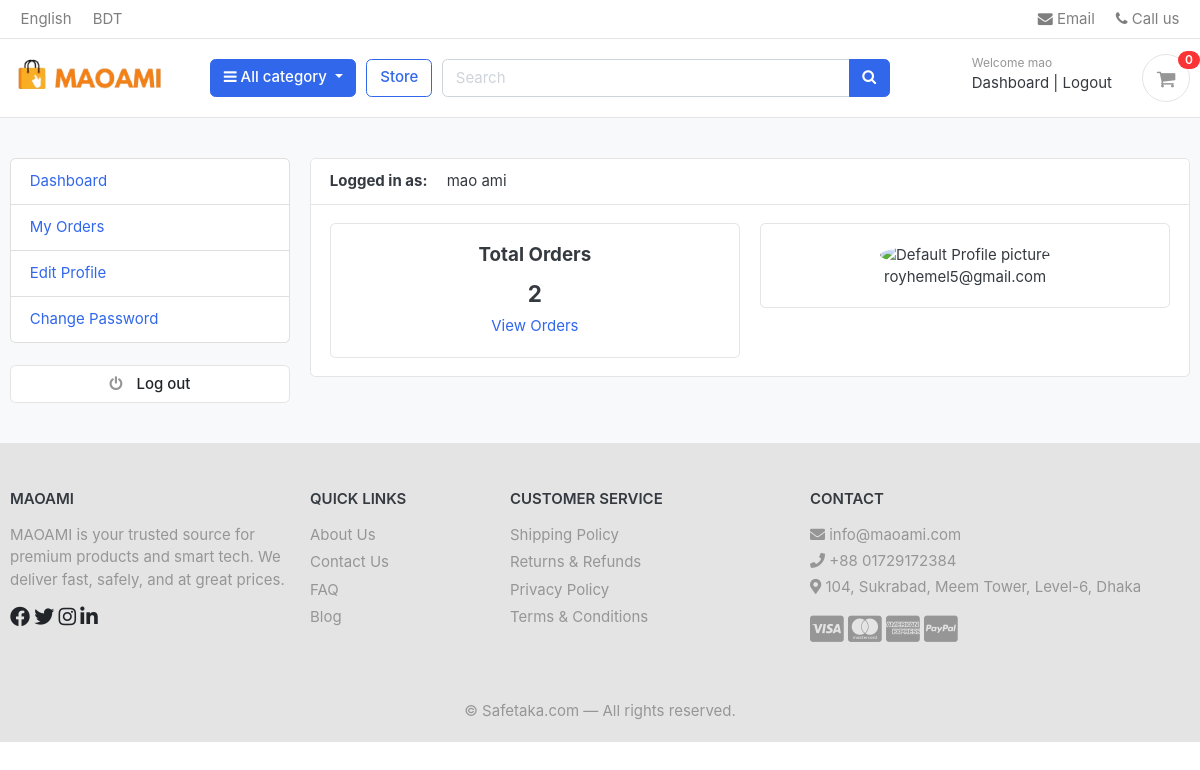
Screenshot of /accounts/dashboard/ (signed in) with the database file from the repository.
### accounts/models.py (models this page shows, shortened)
class Account(AbstractBaseUser):
    first_name = models.CharField(max_length=50)
    last_name = models.CharField(max_length=50)
    username = models.CharField(max_length=50, unique=True)
    email = models.EmailField(max_length=100, unique=True)
    phone_number = models.CharField(max_length=50)
    date_joined = models.DateTimeField(auto_now_add=True)
    last_login = models.DateTimeField(auto_now=True)
    is_admin = models.BooleanField(default=False)
    is_staff = models.BooleanField(default=False)
    is_active = models.BooleanField(default=False)
    is_superadmin = models.BooleanField(default=False)
    USERNAME_FIELD = 'email'
    REQUIRED_FIELDS = ['username', 'first_name', 'last_name']
    objects = MyAccountManager()
    def full_name(self):
        return f'{self.first_name} {self.last_name}'

### accounts/views.py (the view)
# urls.py: path('dashboard/', views.dashboard, name='dashboard'),
@login_required(login_url='login')
def dashboard(request):
    orders = Order.objects.order_by('-created_at').filter(user_id=request.user.id, is_ordered=True)
    orders_count = orders.count()
    userprofile, created = UserProfile.objects.get_or_create(user=request.user)
    context = {
        'orders_count': orders_count,
        'userprofile': userprofile,
    }
    return render(request, 'accounts/dashboard.html', context)

### carts/context_processors.py (called while the page is built)
def counter(request):
    cart_count = 0
    if 'admin' in request.path:
        return {}
    else:
        try:
            cart = Cart.objects.filter(card_id=_cart_id(request))
            cart_items = CartItem.objects.all().filter(Cart=cart[:1])
            for cart_item in cart_items:
                cart_count += cart_item.quantity
        except Cart.DoesNotExist:
            cart_count = 0
    return dict(cart_count=cart_count)

### carts/views.py (called while the page is built)
def _cart_id(request):
    cart = request.session.session_key
    if not cart:
        cart = request.session.create()
    return cart

### category/context_processors.py (called while the page is built)
def menu_links(request):
    links = category.objects.all()
    return dict(links=links)

### category/models.py (called while the page is built)
    def get_url(self):
            return reverse('products_by_category', args=[self.slug])

### templates/accounts/dashboard.html (shortened to what this page needs)
{% extends 'base.html' %}
{% load static %}
{% block content %}
<section class="section-conten padding-y bg">
<div class="container">
	<div class="row">
	{% include 'includes/dashboard_sidebar.html' %}
	<main class="col-md-9">
		<article class="card">
		<header class="card-header">
			<strong class="d-inline-block mr-3">Logged in as: </strong>
			<span>{{ user.full_name }}</span>
		</header>
		<div class="card-body">
			<div class="row">
				<div class="col-md-6">
					<div class="card" style="text-align:center;">
						<div class="card-body">
							<h5 class="card-title">Total Orders</h5>
							<h4>{{orders_count}}</h4>
							<a href="{% url 'my_orders' %}">View Orders</a>
						</div>
					</div>
				</div>
				<div class="col-md-6">
					<div class="card" style="text-align:center;">
						<div class="card-body">
							{% if userprofile.profile_picture %}
							    <img src="{{ userprofile.profile_picture.url }}" alt="User Profile picture" width="50" height="50" style="border-radius:50%">
							{% else %}
							    <img src="{% static 'images/logoma.JPG' %}" alt="Default Profile picture" width="50" height="50" style="border-radius:50%">
							{% endif %}
						<p class="mb-0">{{user.email}}</p>
						</div>
					</div>
				</div>
			</div>
		</div>
		</article>
	</main>
</div>
</div>
</section>
{% endblock %}

### templates/includes/navbar.html (shortened to what this page needs)
{% load static %}
<header class="section-header">
    <nav class="navbar p-md-0 navbar-expand-sm navbar-light border-bottom">
        <div class="container">
            <div class="collapse navbar-collapse" id="navbarTop4">
                <ul class="navbar-nav mr-auto">
                    <li class="nav-item dropdown">
                        <a href="#" class="nav-link">English</a>
                    </li>
                    <li class="nav-item dropdown">
                        <a href="#" class="nav-link">BDT</a>
                    </li>
                </ul>
                <ul class="navbar-nav">
                    <li><a href="#" class="nav-link"><i class="fa fa-envelope"></i> Email</a></li>
                    <li><a href="https://web.whatsapp.com/" class="nav-link"><i class="fa fa-phone"></i> Call us</a></li>
                </ul>
            </div>
        </div>
    </nav>
    <section class="header-main border-bottom">
        <div class="container">
            <div class="row align-items-center">
                <div class="col-lg-2 col-md-3 col-6">
                    <a href="{% url 'home' %}" class="brand-wrap">
                        <img class="logo" src="{% static './images/logomaoami.png' %}">
                    </a>
                </div>
                <div class="col-lg col-sm col-md col-6 flex-grow-0">
                    <div class="category-wrap dropdown d-inline-block float-right">
                        <button type="button" class="btn btn-primary dropdown-toggle" data-toggle="dropdown">
                            <i class="fa fa-bars"></i> All category
                        </button>
                    </div>
                </div>
                <a href="{% url 'store' %}" class="btn btn-outline-primary">Store</a>
                <div class="col-lg col-md-6 col-sm-12 col">
                    <form action="{% url 'search' %}" class="search" method='GET'>
                        <div class="input-group w-100">
                            <input type="text" class="form-control" style="width:60%;" placeholder="Search" name="keyword">
                            <div class="input-group-append">
                                <button class="btn btn-primary" type="submit">
                                    <i class="fa fa-search"></i>
                                </button>
                            </div>
                        </div>
                    </form>
                </div>
                <div class="col-lg-3 col-sm-6 col-8 order-2 order-lg-3">
                    <div class="d-flex justify-content-end mb-3 mb-lg-0">
                        {% if user.id is None %}
                        <div class="widget-header">
                            <small class="title text-muted">Welcome guest!</small>
                            <div>
                                <a href="{% url 'login' %}">Sign In</a> <span class="dark-transp"> | </span>
                                <a href="{% url 'register' %}"> Register</a>
                            </div>
                        </div>
                        {% else %}
                        <div class="widget-header">
                            <small class="title text-muted">Welcome {{ user.first_name }}</small>
                            <div>
                                <a href="{% url 'dashboard' %}">Dashboard</a> <span class="dark-transp"> | </span>
                                <a href="{% url 'logout' %}"> Logout</a>
                            </div>
                        </div>
                        {% endif %}
                        <a href="{% url 'cart' %}" class="widget-header pl-3 ml-3">
                            <div class="icon icon-sm rounded-circle border">
                                <i class="fa fa-shopping-cart"></i>
                            </div>
                            <span class="badge badge-pill badge-danger notify">{{ cart_count }}</span>
                        </a>
                    </div>
                </div>
            </div>
        </div>
    </section>
</header>

### ecommerce/static/css/ui.css (style rules this page uses)
html { font-family: "Inter", sans-serif; font-size: 15px; }
.icon-xs, .icon-sm, .icon-md, .icon-lg { display: inline-block; text-align: center; flex-shrink: 0; flex-grow: 0; }
.icon-sm { width: 48px; height: 48px; line-height: 48px !important; font-size: 20px; }
.padding-y { padding-top: 40px; padding-bottom: 40px; }
article:after, .form-group:after { display: block; clear: both; content: ""; }
.bg { background-color: #f8f9fa; }
.header-main { position: relative; padding-top: 1rem; padding-bottom: 1rem; }
.brand-wrap .logo, .navbar-brand .logo { margin-right: 7px; max-height: 42px; display: inline-block; }
.widget-header { display: inline-block; vertical-align: middle; position: relative; }
.widget-header a { color: #343a40; }
.widget-header i { color: #969696; }
.widget-header .title { display: block; }
.widget-header .notify { position: absolute; top: -3px; right: -10px; }
.notify { position: absolute; top: -4px; right: -10px; display: inline-block; padding: 0.25em 0.6em; font-size: 12px; line-height: 1; text-align: center; border-radius: 3rem; color: #fff; background-color: #fa3434; }

### rows the page displays
Account: first_name "mao", full_name "mao ami", email "royhemel5@gmail.com"

### other values shown
{{ cart_count }} "0"
{{ orders_count }} "2"
